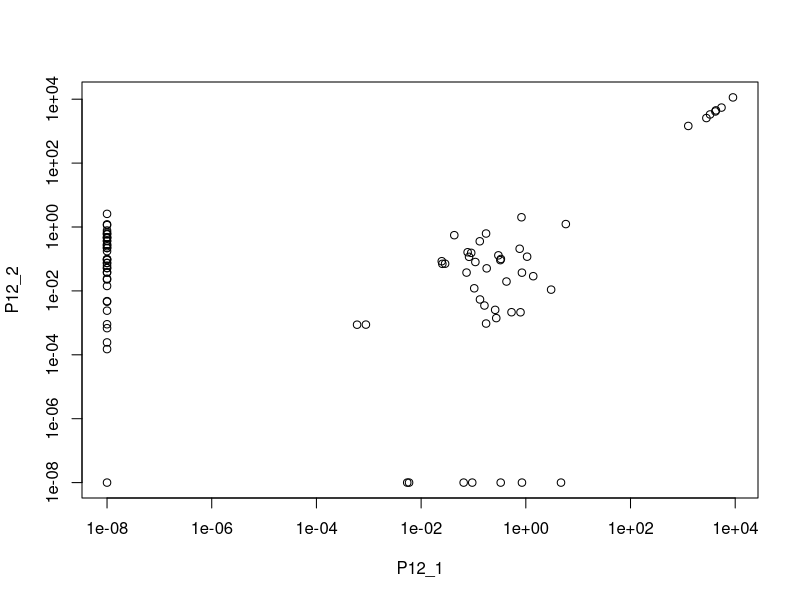
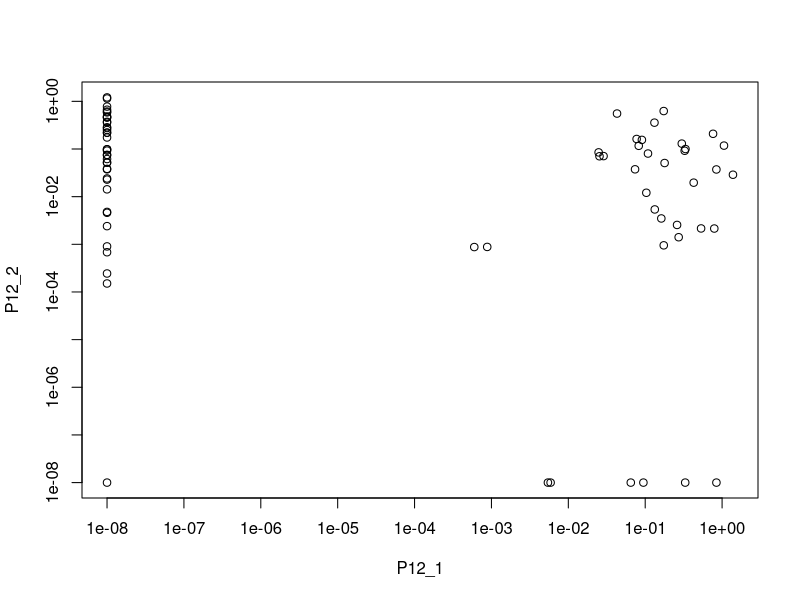
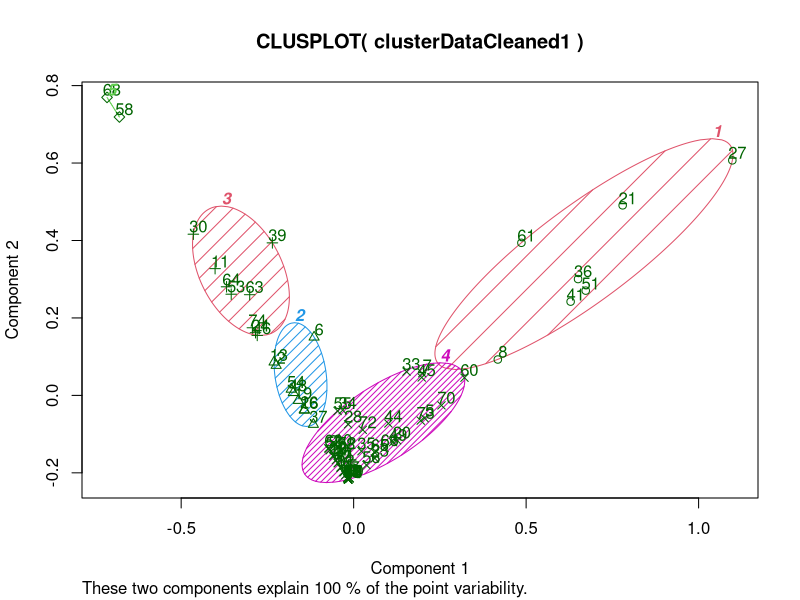
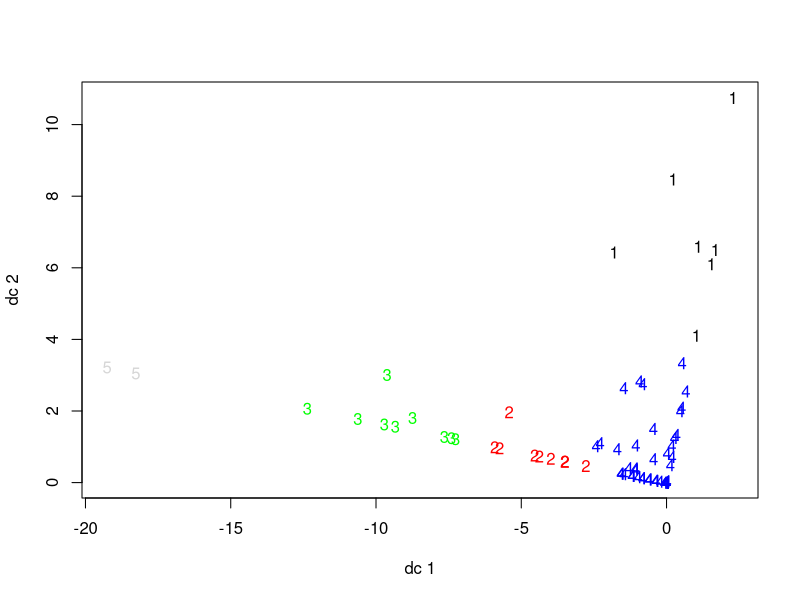
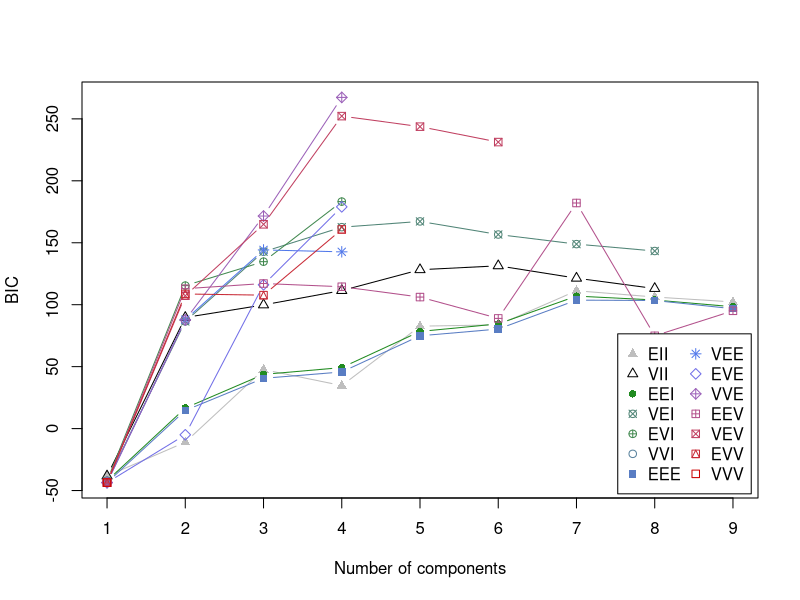
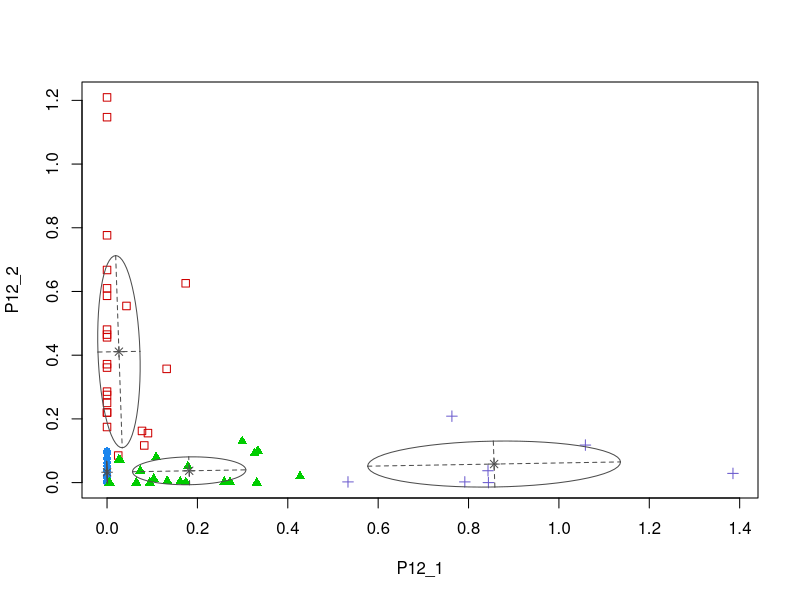
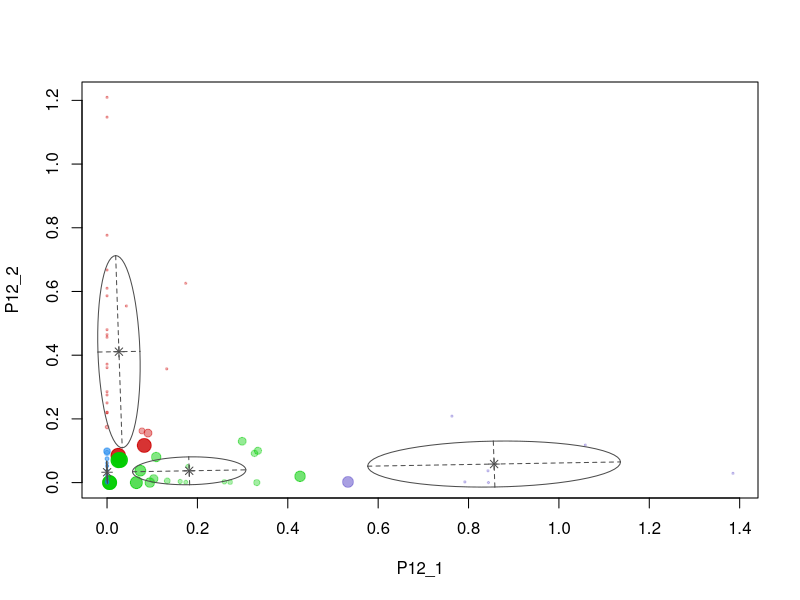
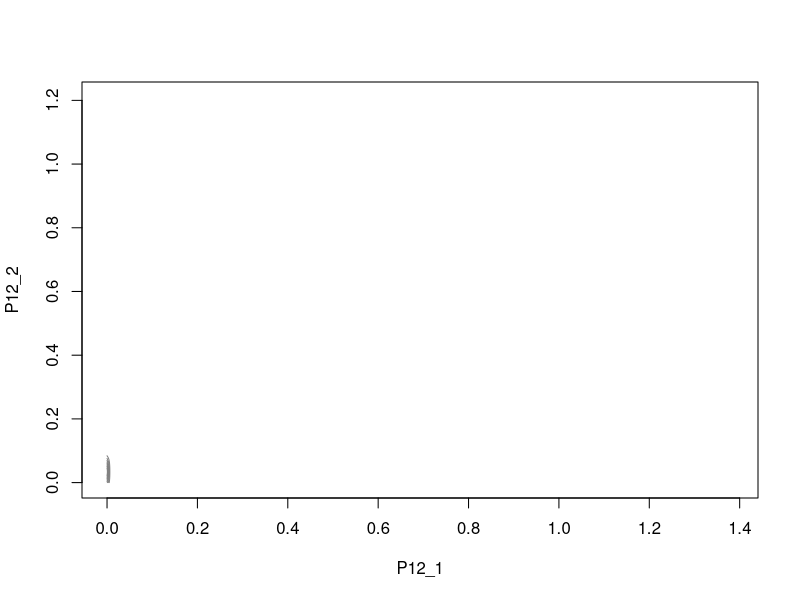

Write the R code that produced these figures, in order.
x2ModelData <- read.csv("x2ModelsOptParams_2019_0114.csv")
x2MDKL <- read.csv("x2ModelsKLDivs_2019_0114.csv")

names(x2ModelData) <- c("X", "V1", "P1","P2","P3","P23_2","P23_3","P13_1","P13_3","P12_1","P12_2","P123_1","P123_2","P123_3")
names(x2MDKL) <- c("X","V1","KL_Base","KL_1","KL_2","KL_3","KL_23","KL_13","KL_12","KL_123")

x2MDall <- merge(x2ModelData, x2MDKL, by.x = "V1", by.y = "V1")
x2MDall <- x2MDall[which(colnames(x2MDall)!="X.x")]
x2MDall <- x2MDall[which(colnames(x2MDall)!="X.y")]

write.csv(x2MDall, "x2ModelValuesAll_2019_0114.csv")

library(cluster)

clusterData <- data.matrix(x2MDall[,c("P12_1", "P12_2")])
plot(clusterData+1e-8, log="xy")

fit <- kmeans(clusterData, 10)

# removing outlier clusters (those with one representative only). 
singleClusters <- which(fit$size<=3)
clusterDataCleaned1 <- clusterData[! (fit$cluster %in% singleClusters),]

# plotting cleaned cluster.
plot(clusterDataCleaned1+1e-8, log="xy")

# simple k-means
fit <- kmeans(clusterDataCleaned1, 5)
clusplot(clusterDataCleaned1, fit$cluster, color=TRUE, shade=TRUE,
         labels=2, lines=0)

### other cluster methods... 
library(fpc)
plotcluster(clusterDataCleaned1, fit$cluster)

library(mclust)
fit <- Mclust(clusterDataCleaned1)
plot(fit) # plot results
summary(fit) # display the best model 

#######################################
#######################################
x4ModelData <- read.csv("x4ModelsOptParams_2019_0114.csv")
x4MDKL <- read.csv("x4ModelsKLDivs_2019_0114.csv")

names(x4ModelData) <- c("X", "V1", "P1","P2","P3","P23_2","P23_3","P13_1","P13_3","P12_1","P12_2","P123_1","P123_2","P123_3")
names(x4MDKL) <- c("X","V1","KL_Base","KL_1","KL_2","KL_3","KL_23","KL_13","KL_12","KL_123")

x4MDall <- merge(x4ModelData, x4MDKL, by.x = "V1", by.y = "V1")
x4MDall <- x4MDall[which(colnames(x4MDall)!="X.x")]
x4MDall <- x4MDall[which(colnames(x4MDall)!="X.y")]

write.csv(x4MDall, "x4ModelValuesAll_2019_0114.csv")

library(cluster)

clusterData <- data.matrix(x4MDall[,c("P12_1", "P12_2")])

fit <- kmeans(clusterData, 10)

# removing outlier clusters (those with one representative only). 
singleClusters <- which(fit$size==1)
clusterDataCleaned1 <- clusterData[! (fit$cluster %in% singleClusters),]

# plotting cleaned cluster.
plot(clusterDataCleaned1+1e-8, log="xy")
